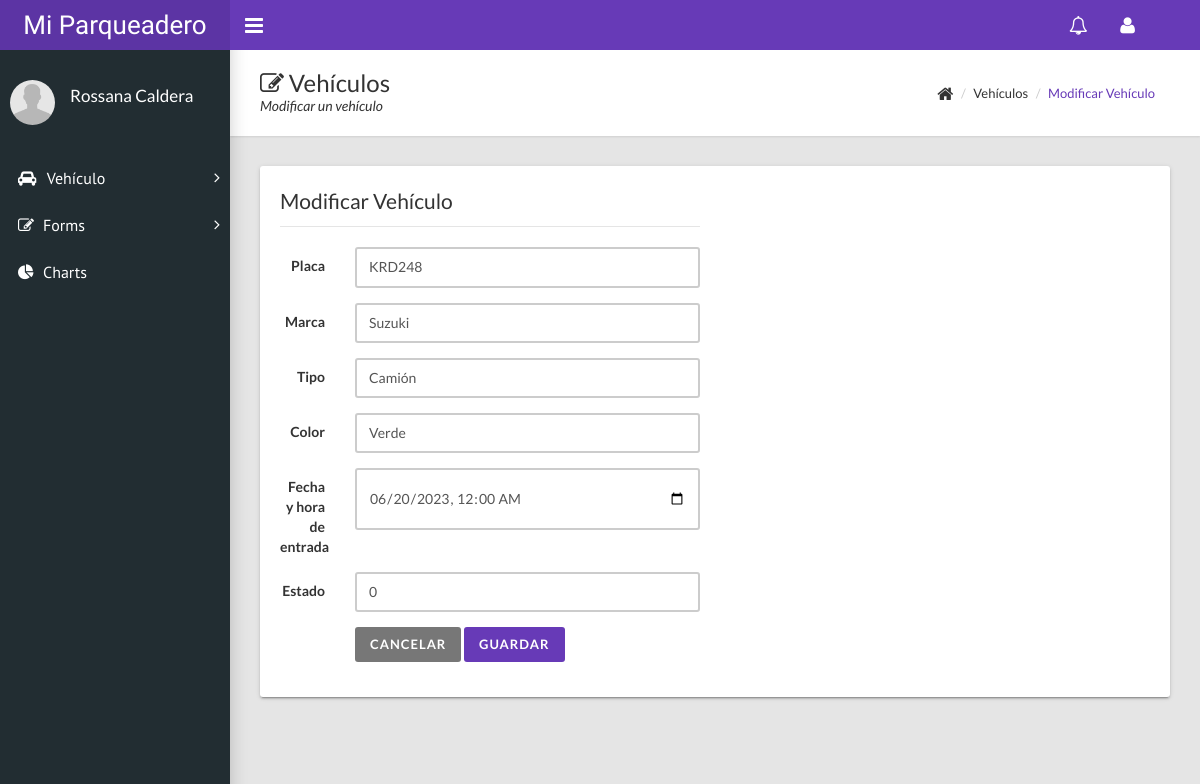
The app's page /?c=vehiculo&a=FormCrear&id=2 (signed in) with its own data.
### tables this page shows
CREATE TABLE `vehiculos` (
  `ve_id` int(11) NOT NULL,
  `ve_placa` varchar(10) NOT NULL,
  `ve_tipo` varchar(20) NOT NULL,
  `ve_marca` varchar(50) NOT NULL,
  `ve_entrada` datetime NOT NULL,
  `ve_salida` datetime DEFAULT NULL,
  `ve_color` varchar(50) NOT NULL,
  `ve_estado` int(2) NOT NULL
);

### controladores/vehiculo.controlador.php (called while the page is built, shortened)
<?php
require_once "modelos/vehiculo.php";
Class VehiculoControlador{
    private $modelo;
    public function __construct(){
        $this->modelo = new Vehiculo;
    }
    public function FormCrear(){
        $titulo = "Registrar";
        $v= new Vehiculo;
        if(isset($_GET['id'])){
            $v=  $this->modelo->Obtener($_GET['id']);
            $titulo = "Modificar";
        }
        require_once "vistas/encabezado.php";
        require_once "vistas/pie.php";
        require_once "vistas/vehiculos/form.php";
    }
}

### modelos/basededatos.php (called while the page is built, shortened)
<?php
class BasedeDatos{
    public static function Conectar(){
        try{
            $conexion = new PDO("mysql:host=".self::servidor.";dbname=".
            self::nombrebd.";charset=utf8", self::usuariobd, self::clave);
            $conexion->setAttribute(PDO::ATTR_ERRMODE,PDO::ERRMODE_EXCEPTION);
            return $conexion;
        }catch(PDOException $e){
            return "Fallo".$e->getMessage();
        }
    }
}

### modelos/vehiculo.php (called while the page is built, shortened)
<?php
class Vehiculo{
    private $pdo;
    private $ve_placa;
    private $ve_tipo;
    private $ve_marca;
    private $ve_color;
    private $ve_entrada;
    private $ve_estado;
    public function __CONSTRUCT(){
        $this->pdo = BasedeDatos::Conectar();
    }
    public function getVe_placa() : ?string{
        return $this->ve_placa;
    }
    public function setVe_placa(string $placa){
        $this->ve_placa=$placa;
    }
    public function getVe_tipo() : ?string{
        return $this->ve_tipo;
    }
    public function setVe_tipo(string $tipo){
        $this->ve_tipo=$tipo;
    }
    public function getVe_marca() : ?string{
        return $this->ve_marca;
    }
    public function setVe_marca(string $marca){
        $this->ve_marca=$marca;
    }
    public function getVe_color() : ?string{
        return $this->ve_color;
    }
    public function setVe_color(string $color){
        $this->ve_color=$color;
    }
    public function getVe_entrada() : ?string{
        return $this->ve_entrada;
    }
    public function setVe_entrada(string $entrada){
        $this->ve_entrada=$entrada;
    }
    public function getVe_estado() : ?int{
        return $this->ve_estado;
    }
    public function setVe_estado(int $estado){
        $this->ve_estado=$estado;
    }
    public function Obtener($id){
        try{
            $consulta=$this->pdo->prepare("SELECT * FROM
            vehiculos WHERE ve_id=?;");
            $consulta->execute(array($id));
            $r = $consulta->fetch(PDO::FETCH_OBJ);
            if ($r) {
                $v = new Vehiculo();
                $v->setVe_id($r->ve_id);
                $v->setVe_placa($r->ve_placa);
                $v->setVe_tipo($r->ve_tipo);
                $v->setVe_marca($r->ve_marca);
                $v->setVe_color($r->ve_color);
                $v->setVe_entrada($r->ve_entrada);
                $v->setVe_estado($r->ve_estado);
                return $v;
            } else {
                return null;
            }
        }catch(Exception $e){
            die($e->getMessage());
        }
    }
}

### vistas/vehiculos/form.php (the view, shortened to what this page needs)
<div class="content-wrapper">
    <div class="page-title">
        <div>
            <h1><i class="fa fa-edit"></i> Vehículos</h1>
            <p><?=$titulo?> un vehículo</p>
        </div>
        <div>
            <ul class="breadcrumb">
                <li><i class="fa fa-home fa-lg"></i></li>
                <li>Vehículos</li>
                <li><a href="#"><?=$titulo?> Vehículo</a></li>
            </ul>
        </div>
    </div>
    <div class="row">
        <div class="col-md-12">
            <div class="card">
                <div class="row">
                    <div class="col-lg-6">
                        <div class="well bs-component">
                            <form class="form-horizontal" method="POST" action="?c=vehiculo&a=Guardar">
                                <fieldset>
                                    <legend><?=$titulo?> Vehículo</legend>
                                    <div class="form-group">
                                        <label class="col-lg-2 control-label" for="ve_placa">Placa</label>
                                        <div class="col-lg-10">
                                            <input required class="form-control" name="ve_placa" type="text" placeholder="Placa del vehiculo" pattern="[A-Za-z0-9]+" value="<?=$v->getVe_placa()?>">
                                        </div>
                                    </div>
                                    <div class="form-group">
                                        <label class="col-lg-2 control-label" for="ve_marca">Marca</label>
                                        <div class="col-lg-10">
                                            <input required class="form-control" name="ve_marca" type="text" placeholder="Marca del vehiculo" value="<?=$v->getVe_marca()?>">
                                        </div>
                                    </div>
                                    <div class="form-group">
                                        <label class="col-lg-2 control-label" for="ve_tipo">Tipo</label>
                                        <div class="col-lg-10">
                                            <input required class="form-control" name="ve_tipo" type="text" placeholder="Tipo de vehiculo" value="<?=$v->getVe_tipo()?>">
                                        </div>
                                    </div>
                                    <div class="form-group">
                                        <label class="col-lg-2 control-label" for="ve_color">Color</label>
                                        <div class="col-lg-10">
                                            <input required class="form-control" name="ve_color" type="text" placeholder="Color del vehiculo" value="<?=$v->getVe_color()?>">
                                        </div>
                                    </div>
                                    <div class="form-group">
                                        <label class="col-lg-2 control-label" for="ve_entrada">Fecha y hora de entrada</label>
                                        <div class="col-lg-10">
                                            <input required class="form-control" name="ve_entrada" type="datetime-local" placeholder="Tiempo" value="<?=$v->getVe_entrada()?>">
                                        </div>
                                    </div>
                                    <div class="form-group">
                                        <label class="col-lg-2 control-label" for="ve_estado">Estado</label>
                                        <div class="col-lg-10">
                                            <input required class="form-control" name="ve_estado" type="int" placeholder="1=ingresa 0=salida" value="<?=$v->getVe_estado()?>">
                                        </div>
                                    </div>
                                    <div class="form-group">
                                        <div class="col-lg-10 col-lg-offset-2">
                                            <button class="btn btn-default" type="reset">Cancelar</button>
                                            <button class="btn btn-primary" type="submit">Guardar</button>
                                        </div>
                                    </div>
                                </fieldset>
                            </form>
                        </div>
                    </div>
                </div>
            </div>
        </div>
    </div>
</div>

### records on screen
vehiculos: ve_placa "KRD248", ve_marca "Suzuki", ve_tipo "Camión", ve_color "Verde", ve_entrada "06/20/2023 00:00", ve_estado "0"

### other values on screen
$_SESSION["nombre"] "Rossana Caldera"
$titulo "Modificar"
